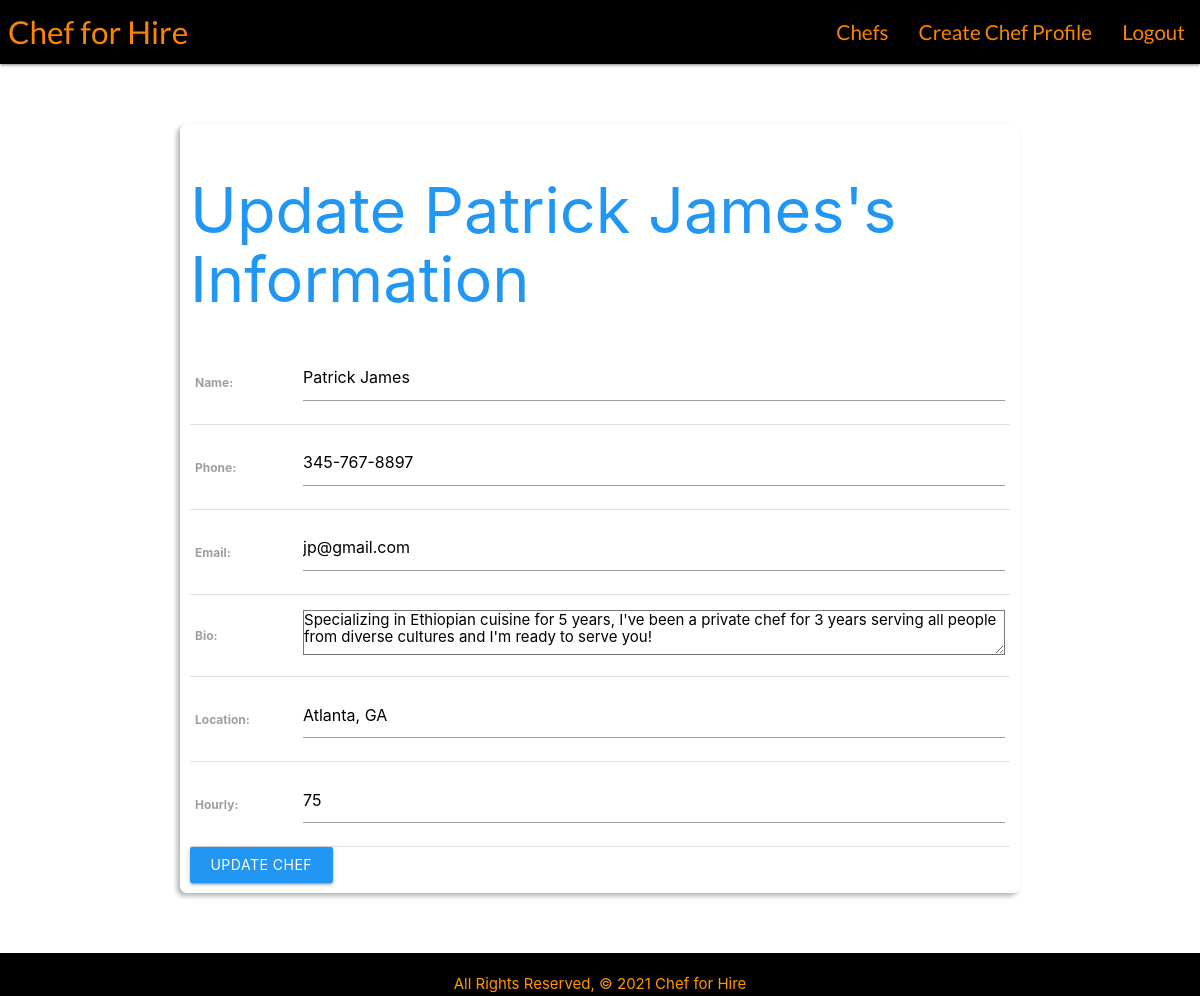
/chefs/3/update (signed in), run on the app's committed database.
### main_app/models.py (models this page shows, shortened)
class Chef(models.Model):
    name = models.CharField(max_length=50)
    phone = models.CharField(max_length=12)
    email = models.EmailField(max_length=50)
    bio = models.TextField(max_length=500)
    location = models.CharField(max_length=100)
    hourly = models.IntegerField()

### main_app/views.py (the view)
# urls.py: path('chefs/<int:pk>/update', views.ChefsUpdate.as_view(), name='chef_update'),
class ChefsUpdate(LoginRequiredMixin, UpdateView):
  model = Chef
  fields = '__all__'

### main_app/templates/main_app/chef_form.html (shortened to what this page needs)
{% extends 'base.html' %}
{% block content %}
<div id="chefcreate" class="card card-content blue-text">
{% if object %}
    <h1>Update {{ object.name }}'s Information</h1>
{% else %}
    <h1>Private Chef Sign Up</h1>
{% endif %}
<form action="" method="post">
    <table>
        {{ form.as_table }}
    </table>
    <input class="btn blue" type="submit" value="{% if object %} Update Chef {% else %} Add New Chef {% endif %}">
</form>
</div>
{% endblock %}

### main_app/static/css/style.css (style rules this page uses)
* { box-sizing: border-box; margin: 0; padding: 0; }
body { display: flex; flex-direction: column; min-height: 100vh; position: relative; }
.card-content { border: 1px solid black; border: none; box-shadow: -3px 3px 5px 0 rgba(0, 0, 0, 0.3); border-radius: 7px; margin-bottom: 15px; }
#signup, #login, #chefcreate { margin: 60px auto; width: 70%; padding: 10px; }

### data on the page
Chef: name "Patrick James", phone "345-767-8897", email "jp@gmail.com", bio "Specializing in Ethiopian cuisine for 5 years, I've been a private chef for 3 years serving all people from diverse cultures and I'm ready to serve you!", location "Atlanta, GA", hourly "75"
